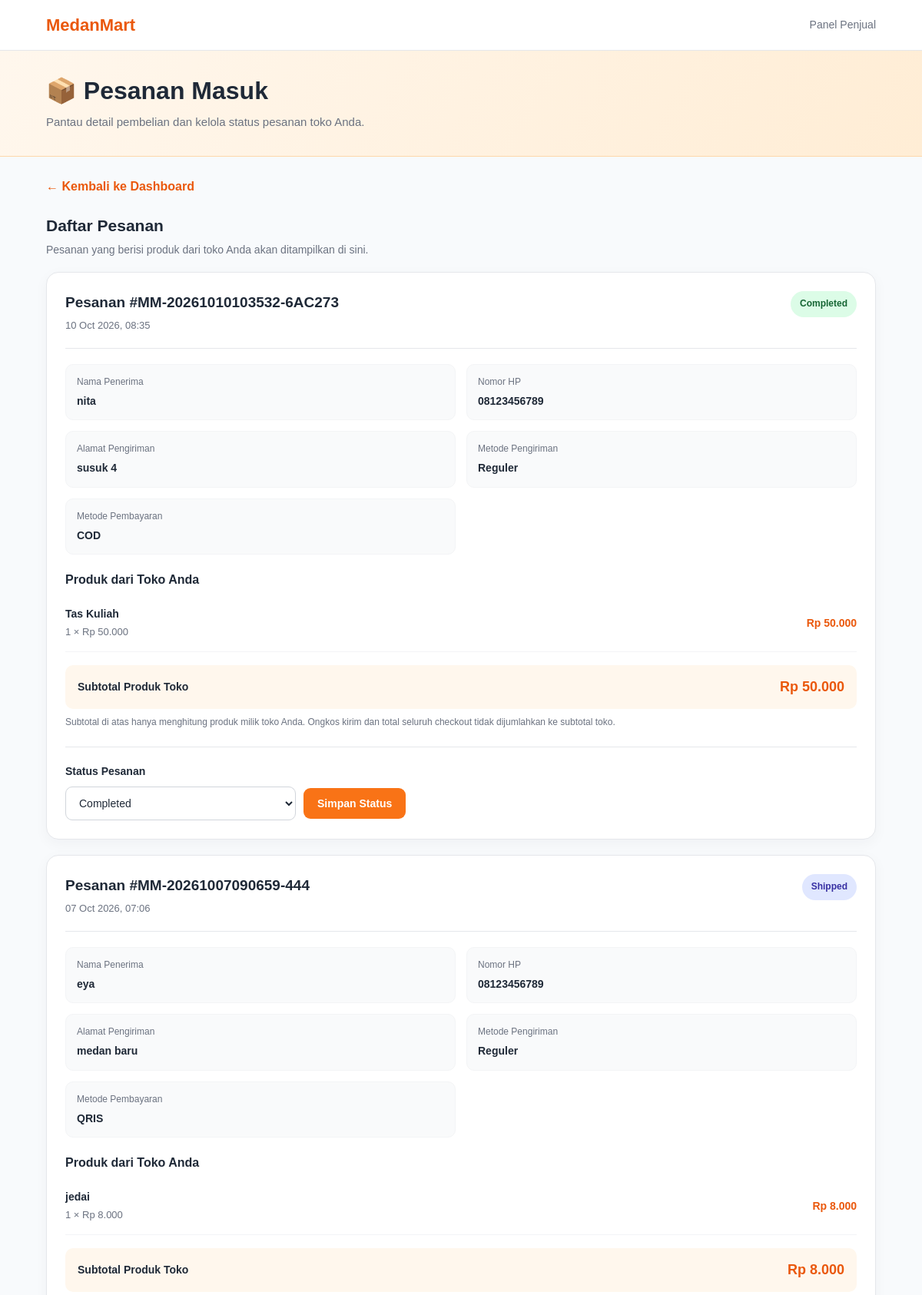
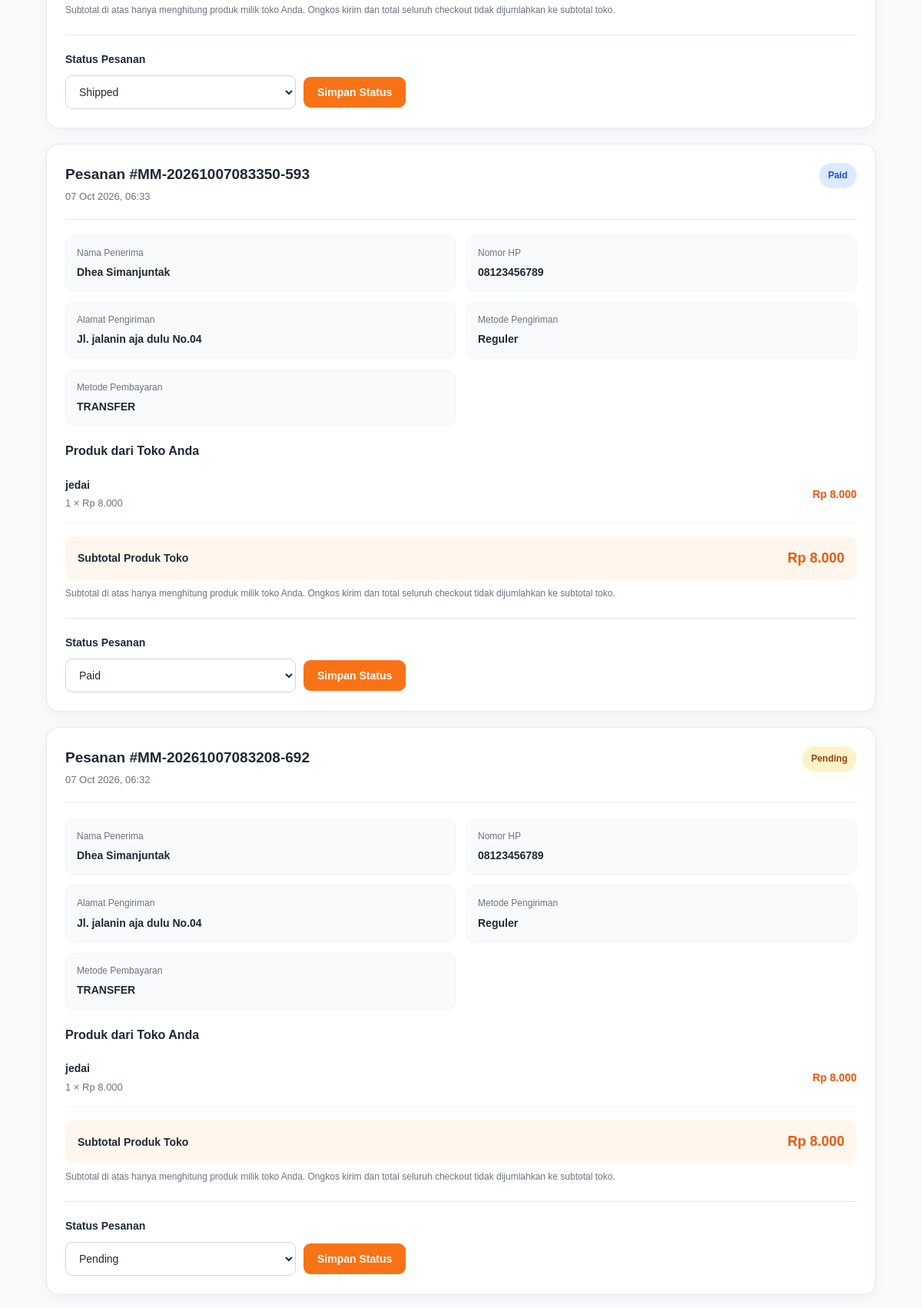
The page /seller/update_order.php (signed in, upper part) on the database its author committed (2 pictures, top to bottom).
### tables this page shows
CREATE TABLE `orders` (
  `id` int(11) NOT NULL,
  `user_id` int(11) NOT NULL,
  `order_code` varchar(50) NOT NULL,
  `recipient_name` varchar(100) NOT NULL,
  `phone` varchar(20) NOT NULL,
  `address` text NOT NULL,
  `shipping_method` varchar(100) DEFAULT NULL,
  `shipping_cost` decimal(12,2) DEFAULT 0.00,
  `subtotal` decimal(12,2) NOT NULL,
  `total` decimal(12,2) NOT NULL,
  `payment_method` enum('transfer','qris','cod') NOT NULL,
  `payment_proof` varchar(255) DEFAULT NULL,
  `status` enum('pending','paid','shipped','completed','cancelled') NOT NULL DEFAULT 'pending',
  `created_at` timestamp NOT NULL DEFAULT current_timestamp()
);

CREATE TABLE `order_details` (
  `id` int(11) NOT NULL,
  `order_id` int(11) NOT NULL,
  `product_id` int(11) NOT NULL,
  `product_name` varchar(150) NOT NULL,
  `price` decimal(12,2) NOT NULL,
  `quantity` int(11) NOT NULL,
  `subtotal` decimal(12,2) NOT NULL
);

### seller/update_order.php (the view, shortened to what this page needs)
<?php
require_once __DIR__ . "/../config/database.php";
$seller_id = (int) $_SESSION['user_id'];
$store_stmt = mysqli_prepare(
    $conn,
    "SELECT id FROM stores WHERE seller_id = ? LIMIT 1"
);
mysqli_stmt_bind_param($store_stmt, "i", $seller_id);
mysqli_stmt_execute($store_stmt);
$store_result = mysqli_stmt_get_result($store_stmt);
$store = mysqli_fetch_assoc($store_result);
$store_id = (int) $store['id'];
$order_stmt = mysqli_prepare(
    $conn,
    "SELECT DISTINCT
        o.id,
        o.order_code,
        o.recipient_name,
        o.phone,
        o.address,
        o.shipping_method,
        o.shipping_cost,
        o.total,
        o.payment_method,
        o.status,
        o.created_at
     FROM orders o
     INNER JOIN order_details od ON od.order_id = o.id
     INNER JOIN products p ON p.id = od.product_id
     WHERE p.store_id = ?
     ORDER BY o.id DESC"
);
mysqli_stmt_bind_param($order_stmt, "i", $store_id);
mysqli_stmt_execute($order_stmt);
$order_result = mysqli_stmt_get_result($order_stmt);
function e($value)
{
    return htmlspecialchars((string) ($value ?? ''), ENT_QUOTES, 'UTF-8');
}
function rupiah($value)
{
    return 'Rp ' . number_format((float) $value, 0, ',', '.');
}
$status_labels = [
    'pending'   => 'Pending',
    'paid'      => 'Paid',
    'shipped'   => 'Shipped',
    'completed' => 'Completed',
    'cancelled' => 'Cancelled'
];
?>
<!DOCTYPE html>
<html lang="id">
<head>
</head>
<body>
<header class="topbar">
    <a href="dashboard.php" class="brand">MedanMart</a>
    <span class="topbar-label">Panel Penjual</span>
</header>
<section class="hero">
    <div class="hero-inner">
        <h1>📦 Pesanan Masuk</h1>
        <p>Pantau detail pembelian dan kelola status pesanan toko Anda.</p>
    </div>
</section>
<main class="container">
    <a href="dashboard.php" class="back-link">
        ← Kembali ke Dashboard
    </a>
    <div class="section-heading">
        <h2>Daftar Pesanan</h2>
        <p>Pesanan yang berisi produk dari toko Anda akan ditampilkan di sini.</p>
    </div>
    <?php if (mysqli_num_rows($order_result) === 0): ?>
        <div class="empty">
            <div class="empty-icon">🛍️</div>
            <h2>Belum Ada Pesanan</h2>
            <p>Pesanan pelanggan akan muncul di halaman ini setelah ada pembelian.</p>
        </div>
    <?php else: ?>
        <?php while ($order = mysqli_fetch_assoc($order_result)): ?>
            <?php
            $order_id = (int) $order['id'];
            $current_status = (string) $order['status'];
            $status_class = isset($status_labels[$current_status])
                ? $current_status
                : 'pending';
            $detail_stmt = mysqli_prepare(
                $conn,
                "SELECT
                    od.product_name,
                    od.price,
                    od.quantity,
                    od.subtotal
                 FROM order_details od
                 INNER JOIN products p ON p.id = od.product_id
                 WHERE od.order_id = ?
                   AND p.store_id = ?"
            );
            mysqli_stmt_bind_param(
                $detail_stmt,
                "ii",
                $order_id,
                $store_id
            );
            mysqli_stmt_execute($detail_stmt);
            $detail_result = mysqli_stmt_get_result($detail_stmt);
            $details = [];
            $store_subtotal = 0;
            while ($detail = mysqli_fetch_assoc($detail_result)) {
                $details[] = $detail;
                $store_subtotal += (float) $detail['subtotal'];
            }
            ?>
            <article class="order-card">
                <div class="order-header">
                    <div>
                        <div class="order-code">
                            Pesanan #<?= e($order['order_code']); ?>
                        </div>
                        <div class="order-date">
                            <?= e(date(
                                'd M Y, H:i',
                                strtotime($order['created_at'])
                            )); ?>
                        </div>
                    </div>
                    <span class="status status-<?= e($status_class); ?>">
                        <?= e($status_labels[$current_status] ?? $current_status); ?>
                    </span>
                </div>
                <div class="info-grid">
                    <div class="info-item">
                        <span class="info-label">Nama Penerima</span>
                        <div class="info-value">
                            <?= e($order['recipient_name']); ?>
                        </div>
                    </div>
                    <div class="info-item">
                        <span class="info-label">Nomor HP</span>
                        <div class="info-value">
                            <?= e($order['phone']); ?>
                        </div>
                    </div>
                    <div class="info-item">
                        <span class="info-label">Alamat Pengiriman</span>
                        <div class="info-value">
                            <?= nl2br(e($order['address'])); ?>
                        </div>
                    </div>
                    <div class="info-item">
                        <span class="info-label">Metode Pengiriman</span>
                        <div class="info-value">
                            <?= e($order['shipping_method'] ?: '-'); ?>
                        </div>
                    </div>
                    <div class="info-item">
                        <span class="info-label">Metode Pembayaran</span>
                        <div class="info-value">
                            <?= e(strtoupper($order['payment_method'] ?? '-')); ?>
                        </div>
                    </div>
                </div>
                <div class="products-title">Produk dari Toko Anda</div>
                <?php if (count($details) > 0): ?>
                    <?php foreach ($details as $detail): ?>
                        <div class="product-item">
                            <div>
                                <div class="product-name">
                                    <?= e($detail['product_name']); ?>
                                </div>
                                <div class="product-detail">
                                    <?= (int) $detail['quantity']; ?> ×
                                    <?= rupiah($detail['price']); ?>
                                </div>
                            </div>
                            <div class="product-price">
                                <?= rupiah($detail['subtotal']); ?>
                            </div>
                        </div>
                    <?php endforeach; ?>
                <?php else: ?>
                    <p class="product-detail">
                        Detail produk tidak ditemukan.
                    </p>
                <?php endif; ?>
                <div class="subtotal-row">
                    <span class="subtotal-label">Subtotal Produk Toko</span>
                    <span class="subtotal-value">
                        <?= rupiah($store_subtotal); ?>
                    </span>
                </div>
                <p class="shipping-note">
                    Subtotal di atas hanya menghitung produk milik toko Anda.
                    Ongkos kirim dan total seluruh checkout tidak dijumlahkan
                    ke subtotal toko.
                </p>
                <div class="update-box">
                    <label for="status-<?= $order_id; ?>">
                        Status Pesanan
                    </label>
                    <form
                        method="POST"
                        action="update_order.php"
                        class="update-form"
                        onsubmit="return confirm('Yakin ingin memperbarui status pesanan ini?');"
                    >
                        <select
                            name="status"
                            id="status-<?= $order_id; ?>"
                            required
                        >
                            <?php foreach ($status_labels as $value => $label): ?>
                                <option
                                    value="<?= e($value); ?>"
                                    <?= $current_status === $value ? 'selected' : ''; ?>
                                >
                                    <?= e($label); ?>
                                </option>
                            <?php endforeach; ?>
                        </select>
                        <button type="submit" class="btn-update">
                            Simpan Status
                        </button>
                    </form>
                </div>
            </article>
        <?php endwhile; ?>
    <?php endif; ?>
</main>
</body>
</html>

### seller/update_order.php (style rules this page uses)
:root { --orange: #F97316; --orange-dark: #EA580C; --cream: #FFF7ED; --text: #1F2937; --muted: #6B7280; --border: #E5E7EB; --background: #F8FAFC; --white: #FFFFFF; }
* { box-sizing: border-box; margin: 0; padding: 0; }
body { font-family: Arial, Helvetica, sans-serif; background: var(--background); color: var(--text); line-height: 1.6; }
.topbar { background: var(--white); border-bottom: 1px solid var(--border); padding: 15px 5%; display: flex; align-items: center; justify-content: space-between; gap: 16px; }
.brand { color: var(--orange-dark); font-size: 22px; font-weight: 800; text-decoration: none; }
.topbar-label { color: var(--muted); font-size: 14px; }
.hero { background: linear-gradient(120deg, #FFF7ED, #FFEDD5); padding: 32px 5%; border-bottom: 1px solid #FED7AA; }
.hero-inner, .container { width: 100%; max-width: 1120px; margin: 0 auto; }
.hero h1 { font-size: clamp(25px, 4vw, 32px); line-height: 1.3; margin-bottom: 7px; }
.hero p { color: var(--muted); font-size: 15px; }
.container { padding: 26px 20px 48px; }
.back-link { display: inline-flex; align-items: center; gap: 7px; color: var(--orange-dark); text-decoration: none; font-weight: 700; margin-bottom: 22px; }
.section-heading { margin-bottom: 18px; }
.section-heading h2 { font-size: 21px; margin-bottom: 3px; }
.section-heading p { color: var(--muted); font-size: 14px; }
.order-card { background: var(--white); border: 1px solid var(--border); border-radius: 16px; padding: 24px; margin-bottom: 20px; box-shadow: 0 5px 18px rgba(15, 23, 42, 0.04); min-width: 0; }
.order-header { display: flex; justify-content: space-between; align-items: flex-start; flex-wrap: wrap; gap: 14px; padding-bottom: 18px; border-bottom: 1px solid var(--border); }
.order-code { font-size: 19px; font-weight: 800; overflow-wrap: anywhere; }
.order-date { color: var(--muted); font-size: 13px; margin-top: 4px; }
.status { display: inline-block; border-radius: 999px; padding: 7px 12px; font-size: 12px; font-weight: 800; white-space: nowrap; }
.status-pending { background: #FEF3C7; color: #92400E; }
.status-paid { background: #DBEAFE; color: #1D4ED8; }
.status-shipped { background: #E0E7FF; color: #3730A3; }
.status-completed { background: #DCFCE7; color: #166534; }
.info-grid { display: grid; grid-template-columns: repeat(2, minmax(0, 1fr)); gap: 14px; margin: 20px 0; }
.info-item { background: #F9FAFB; border: 1px solid #F3F4F6; padding: 13px 14px; border-radius: 10px; min-width: 0; }
.info-label { display: block; font-size: 12px; color: var(--muted); margin-bottom: 4px; }
.info-value { font-size: 14px; font-weight: 600; overflow-wrap: anywhere; }
.products-title { font-size: 16px; font-weight: 800; margin-bottom: 6px; }
.product-item { display: flex; justify-content: space-between; align-items: center; gap: 16px; padding: 14px 0; border-bottom: 1px solid #F3F4F6; }
.product-name { font-size: 14px; font-weight: 700; overflow-wrap: anywhere; }
.product-detail { font-size: 13px; color: var(--muted); margin-top: 3px; }
.product-price { color: var(--orange-dark); font-weight: 800; white-space: nowrap; font-size: 14px; }
.subtotal-row { display: flex; justify-content: space-between; align-items: center; gap: 14px; margin-top: 17px; padding: 14px 16px; background: var(--cream); border-radius: 10px; }
.subtotal-label { font-size: 14px; font-weight: 700; }
.subtotal-value { font-size: 18px; font-weight: 800; color: var(--orange-dark); text-align: right; }
.shipping-note { color: var(--muted); font-size: 12px; margin-top: 8px; }
.update-box { border-top: 1px solid var(--border); margin-top: 22px; padding-top: 20px; }
.update-box label { display: block; font-weight: 800; font-size: 14px; margin-bottom: 9px; }
.update-form { display: flex; align-items: center; gap: 10px; }
.update-form select { width: 100%; max-width: 300px; min-width: 0; padding: 12px 13px; border: 1px solid #D1D5DB; border-radius: 9px; background: white; color: var(--text); font-size: 14px; outline: none; }
.btn-update { border: none; background: var(--orange); color: white; padding: 12px 18px; border-radius: 9px; font-weight: 800; font-size: 14px; cursor: pointer; transition: background 0.2s; }

### rows shown on the page
orders: order_code "MM-20261010103532-6AC273", created_at "10 Oct 2026, 08:35", status "Completed", recipient_name "nita", phone "08123456789", address "susuk 4", shipping_method "Reguler", payment_method "COD", store_subtotal "Rp 50.000"
order_details: product_name "Tas Kuliah", quantity "1", price "Rp 50.000", subtotal "Rp 50.000"
orders: order_code "MM-20261007090659-444", created_at "07 Oct 2026, 07:06", status "Shipped", recipient_name "eya", phone "08123456789", address "medan baru", shipping_method "Reguler", payment_method "QRIS", store_subtotal "Rp 8.000"
order_details: product_name "jedai", quantity "1", price "Rp 8.000", subtotal "Rp 8.000"
orders: order_code "MM-20261007083350-593", created_at "07 Oct 2026, 06:33", status "Paid", recipient_name "Dhea Simanjuntak", phone "08123456789", address "Jl. jalanin aja dulu No.04", shipping_method "Reguler", payment_method "TRANSFER", store_subtotal "Rp 8.000"
orders: order_code "MM-20261007083208-692", created_at "07 Oct 2026, 06:32", status "Pending", recipient_name "Dhea Simanjuntak", phone "08123456789", address "Jl. jalanin aja dulu No.04", shipping_method "Reguler", payment_method "TRANSFER", store_subtotal "Rp 8.000"
